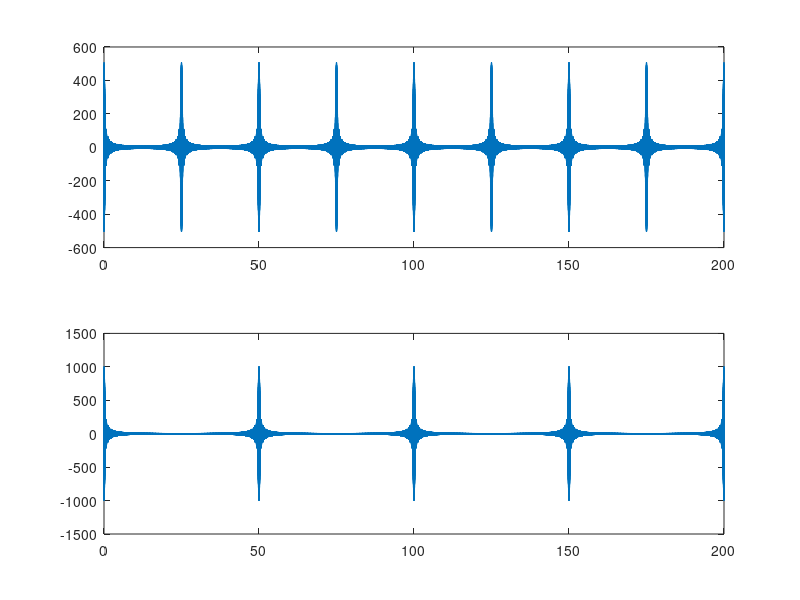

Write the MATLAB code that produced this figure.
%p1
N = 51;
delta = 0.04;
t = 0 : 0.001 : 200;
y = zeros(size(t));
for n = 1:N
    y = y + 10 * cos(2 * pi * (159 + (n-1)*delta) * t);
end
figure
subplot(2, 1, 1);
plot(t, y);

%p2
N = 101;
delta = 0.02;
y = zeros(size(t));
for n = 1:N
    y = y + 10 * cos(2 * pi * (159 + (n-1)*delta) * t);
end
subplot(2, 1, 2);
plot(t, y);
